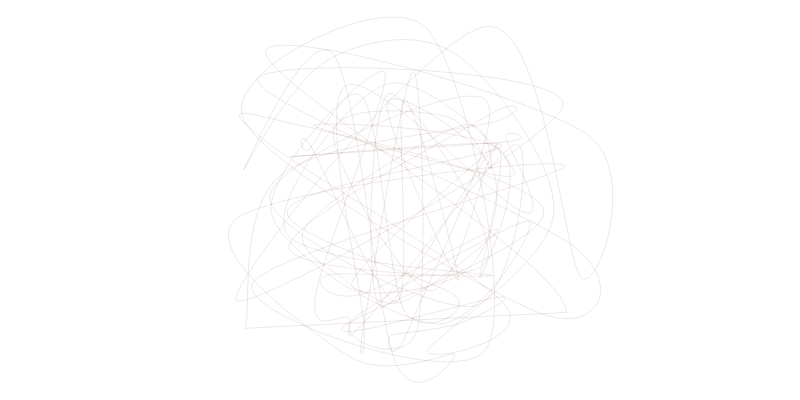
Frame 1 (no input)
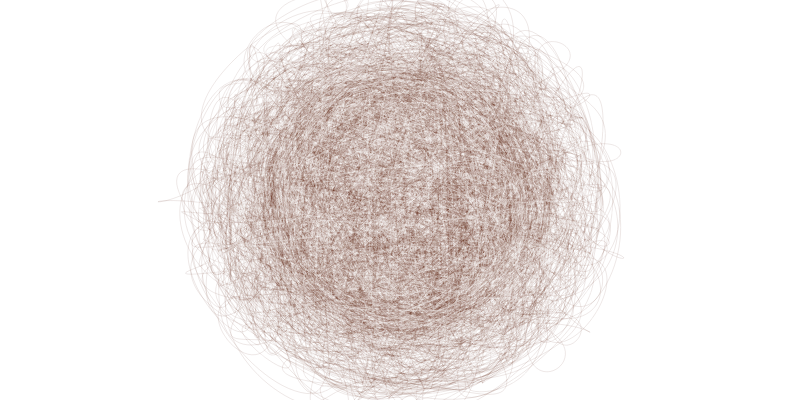
Frame 60 (no input)
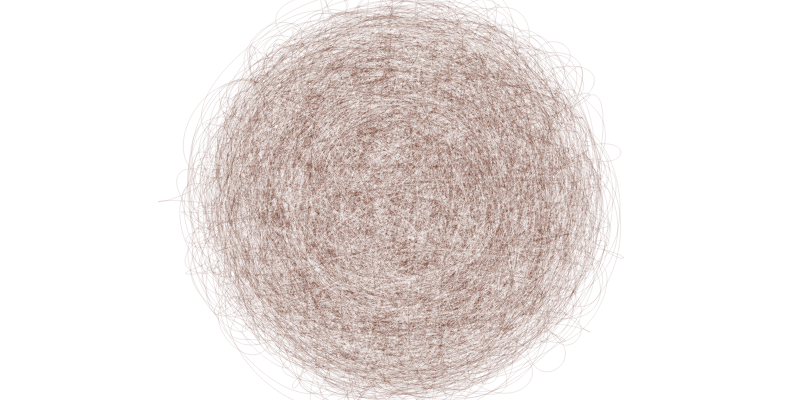
Frame 120 (the mouse pressed at the canvas centre since frame 60)

The p5.js sketch that drew these frames (run headless with seeded random() and noise() and a simulated clock; from frame 60 on, the mouse is pressed at the canvas centre):

// p5.js sketch
// ── sketch.js
var t;

function setup() {
  createCanvas(800, 400);
  background(255);
  noFill();
  t = 0;
}

function draw() {
  translate(width/2, height/2);
  beginShape();
  stroke(80, 20, 0, 25);
  for (var i = 0; i < 100; i++) {
    //aggiunta random
    var ang = map(random(100, 500), 0, 100, 0, 100);
    var rad = 300 * noise(i * 0.01, t * 0.005);
    var x = rad * cos(ang);
    var y = rad * sin(ang);
    curveVertex(x, y);
  }
  endShape(CLOSE);
  
  beginShape();
  stroke(255, 50);
  for (var a = 0; a < 100; a++) {
    var angx = map(random(100, 600), 0, 100, 0, 100);
    var radx = 300 * noise(a * 0.01, t * 0.005);
    var x1 = radx * cos(angx);
    var y1 = radx * sin(angx);
    curveVertex(x1, y1);
  }
  endShape(CLOSE);

  t += 1;

}
